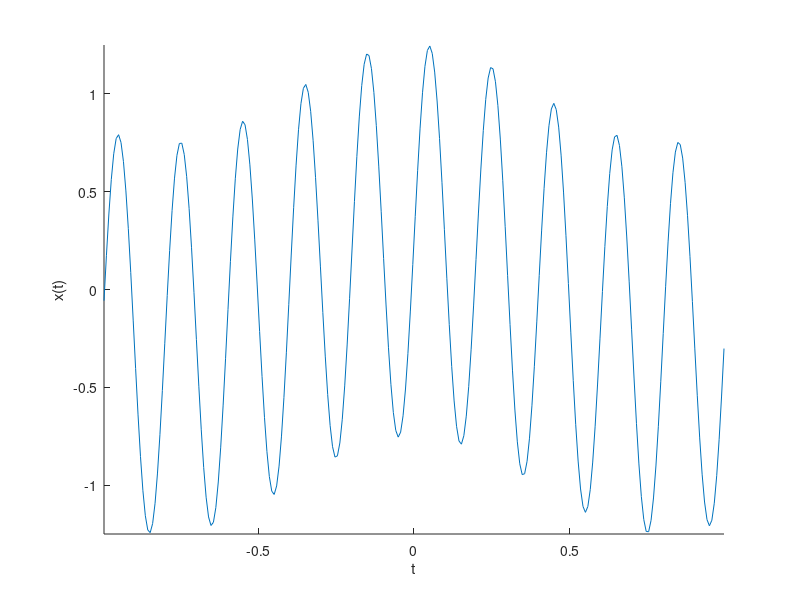
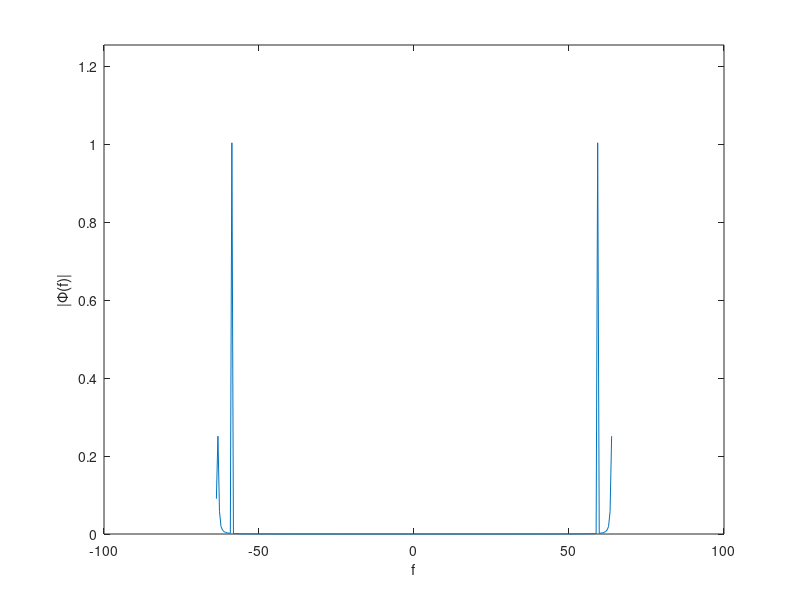

Reproduce these figures in MATLAB, in order.
close all
clear all
clc

N = 256;
frange = 128;
step = 1/frange;
F0 = 5;
T0 = 1/F0;
halfcount=(N-1)/2;
t = -step*halfcount:step:step*halfcount;

signal_type = 0;

switch signal_type
    case 0
        x = sin(2*pi*F0*t) + 0.25*cos(2*pi*(F0/8)*t);
    case 1
        x = square(2*pi*F0*t, 25);
    case 2
        x = square(2*pi*F0*t, 75);
end

s = fft(x, N) / halfcount;
%s = fftshift(s);
f = (frange/N)*(-halfcount:halfcount); 

figure
hold on
plot(t, x)
xlim([min(t), max(t)])
ylim([-1.25, 1.25])
xlabel('t')
ylabel('x(t)')

figure
plot(f, abs(s))
ylim([0, max(abs(s)) * 1.25])
ylabel('|\Phi(f)|')
xlabel('f')

